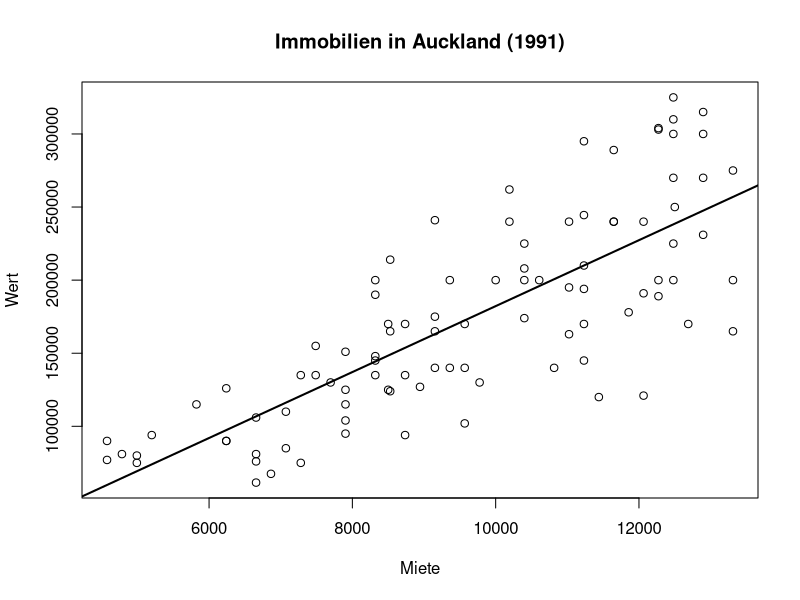

Write the R code that produced this figure.
x <- read.csv("rentcap.csv")
pdf("rentcap.pdf")
plot(x[,2:1], main="Immobilien in Auckland (1991)", xlab="Miete", ylab="Wert")
lm <- lm(x[,1]~x[,2])
abline(lm, lwd=2)
dev.off()
